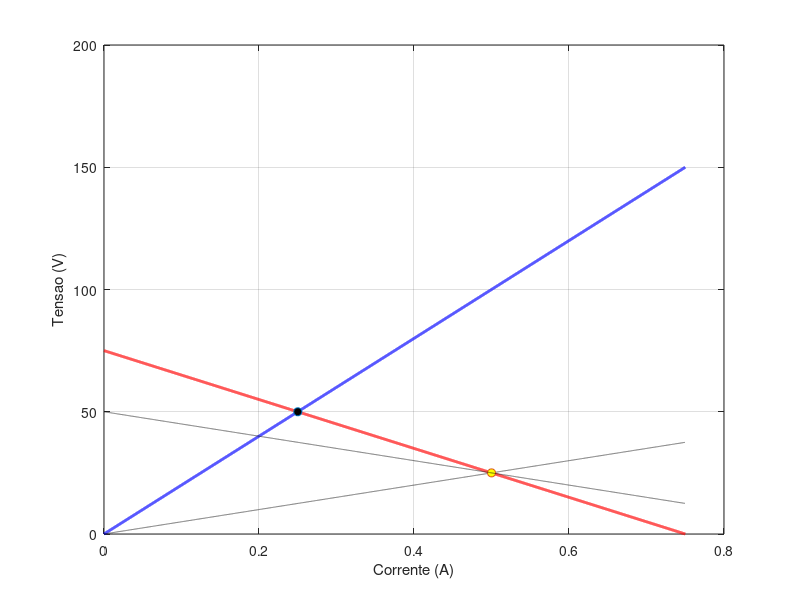

Source code (MATLAB): (Note: this script raises an error after producing the figure.)
clc; clear; close all;

Vs = 75; Rs = 100; RL_CC = 200; Td = 2e-3; Z0=50;
%Vs=24; Rs=5; RL_CC=25; Z0=100; Td=5e-3;

n_iteracoes=3;

%% Fonte

I=Vs/Rs;
x = linspace(0, I, 10000);
fonte_y= Vs - Rs * x;
plot(x, fonte_y, 'r', 'LineWidth', 2); hold on;


%% Carga

carga_y = RL_CC * x;
plot(x, carga_y, 'b', 'LineWidth', 2); grid on;

%% Ponto de operaçao



y= carga_y - fonte_y;
zer = find(y==0);
if isempty(zer)
            disp('FDS');
            y=round(y, 1);
            zer=find(y==0);
            zer=zer(1);
        end

P=[zer*I/(10000), carga_y(zer)]

plot(P(1), P(2), 'o', 'MarkerFaceColor','k');

xlabel('Corrente (A)'); ylabel('Tensao (V)');
%legend('Fonte', 'Carga', 'Ponto de operacao', 'Location','best');


%% Tensao na fonte e carga

ponto_i = [0 0];
for k=0:n_iteracoes

    if mod(k, 2) == 0
        b=ponto_i(2) - Z0*ponto_i(1)
        y1= Z0*x + b; 
        
        aux=fonte_y-y1;
        zer1=find(aux==0);
        if isempty(zer1)
            disp('FDS');
            aux=round(aux, 1);
            zer1=find(aux==0);
            zer1=zer1(1);
        end
        
        ponto_i=[zer1*I/10000, y1(zer1)]
        plot(x, y1, 'k--'); hold on;
        plot(ponto_i(1), ponto_i(2), 'o', 'MarkerFaceColor','y');
        
    
    else
        b=ponto_i(2) + Z0*ponto_i(1)
        y2=-Z0*x + b;
        plot(x, y2, 'k--'); hold on;
        aux= y2 - carga_y;
        zer1=find(aux==0)
        
        if isempty(zer1)
            disp('FDS');
            aux=round(aux, 1);
            zer1=find(aux==0);
            zer1=zer1(1);
        end

        ponto_i=[zer1*I/10000, y2(zer1)]
        plot(ponto_i(1), ponto_i(2), 'o', 'MarkerFaceColor','y');
    end
end

hold off;
